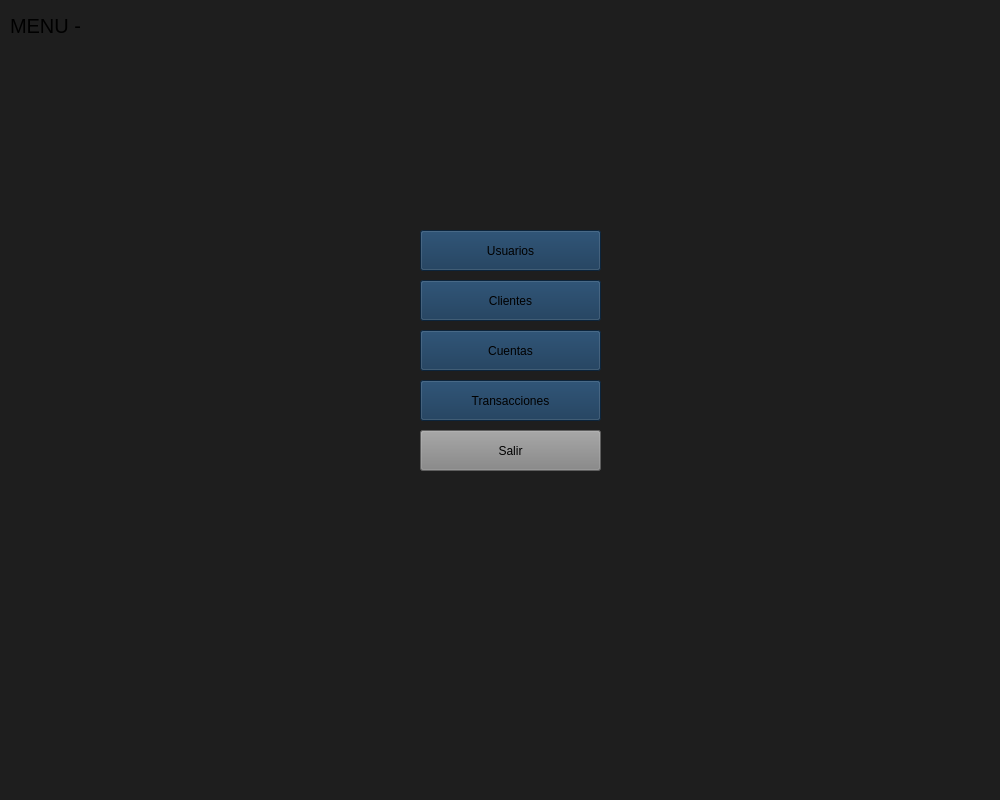
<?xml version="1.0" encoding="UTF-8"?>
<ui version="4.0">
 <class>menuWindow</class>
 <widget class="QMainWindow" name="menuWindow">
  <property name="geometry">
   <rect>
    <x>0</x>
    <y>0</y>
    <width>1000</width>
    <height>800</height>
   </rect>
  </property>
  <property name="minimumSize">
   <size>
    <width>1000</width>
    <height>800</height>
   </size>
  </property>
  <property name="maximumSize">
   <size>
    <width>1000</width>
    <height>800</height>
   </size>
  </property>
  <property name="windowTitle">
   <string>BANCO</string>
  </property>
  <property name="styleSheet">
   <string notr="true">background-color: rgb(30, 30, 30);</string>
  </property>
  <widget class="QWidget" name="centralwidget">
   <widget class="QLabel" name="label">
    <property name="geometry">
     <rect>
      <x>10</x>
      <y>10</y>
      <width>71</width>
      <height>31</height>
     </rect>
    </property>
    <property name="font">
     <font>
      <pointsize>15</pointsize>
     </font>
    </property>
    <property name="styleSheet">
     <string notr="true">background-color: rgb(30, 30, 30);</string>
    </property>
    <property name="text">
     <string>MENU -</string>
    </property>
   </widget>
   <widget class="QLabel" name="lbl_show_user">
    <property name="geometry">
     <rect>
      <x>90</x>
      <y>10</y>
      <width>451</width>
      <height>31</height>
     </rect>
    </property>
    <property name="font">
     <font>
      <pointsize>15</pointsize>
     </font>
    </property>
    <property name="styleSheet">
     <string notr="true">background-color: rgb(30, 30, 30);</string>
    </property>
    <property name="text">
     <string/>
    </property>
   </widget>
   <widget class="QPushButton" name="btn_users">
    <property name="geometry">
     <rect>
      <x>420</x>
      <y>230</y>
      <width>181</width>
      <height>41</height>
     </rect>
    </property>
    <property name="styleSheet">
     <string notr="true">background-color: rgb(17, 51, 83);
selection-background-color: rgb(23, 69, 112);
</string>
    </property>
    <property name="text">
     <string>Usuarios</string>
    </property>
   </widget>
   <widget class="QPushButton" name="btn_clients">
    <property name="geometry">
     <rect>
      <x>420</x>
      <y>280</y>
      <width>181</width>
      <height>41</height>
     </rect>
    </property>
    <property name="styleSheet">
     <string notr="true">background-color: rgb(17, 51, 83);
selection-background-color: rgb(23, 69, 112);
</string>
    </property>
    <property name="text">
     <string>Clientes</string>
    </property>
   </widget>
   <widget class="QPushButton" name="btn_account">
    <property name="geometry">
     <rect>
      <x>420</x>
      <y>330</y>
      <width>181</width>
      <height>41</height>
     </rect>
    </property>
    <property name="styleSheet">
     <string notr="true">background-color: rgb(17, 51, 83);
selection-background-color: rgb(23, 69, 112);
</string>
    </property>
    <property name="text">
     <string>Cuentas</string>
    </property>
   </widget>
   <widget class="QPushButton" name="btn_transactions">
    <property name="geometry">
     <rect>
      <x>420</x>
      <y>380</y>
      <width>181</width>
      <height>41</height>
     </rect>
    </property>
    <property name="styleSheet">
     <string notr="true">background-color: rgb(17, 51, 83);
selection-background-color: rgb(23, 69, 112);
</string>
    </property>
    <property name="text">
     <string>Transacciones</string>
    </property>
   </widget>
   <widget class="QPushButton" name="btn_logout">
    <property name="geometry">
     <rect>
      <x>420</x>
      <y>430</y>
      <width>181</width>
      <height>41</height>
     </rect>
    </property>
    <property name="styleSheet">
     <string notr="true">background-color: rgb(131, 131, 131);
selection-background-color: rgb(199, 199, 199);</string>
    </property>
    <property name="text">
     <string>Salir</string>
    </property>
   </widget>
  </widget>
  <widget class="QMenuBar" name="menubar">
   <property name="geometry">
    <rect>
     <x>0</x>
     <y>0</y>
     <width>1000</width>
     <height>33</height>
    </rect>
   </property>
  </widget>
  <widget class="QStatusBar" name="statusbar"/>
 </widget>
 <resources/>
 <connections/>
</ui>
